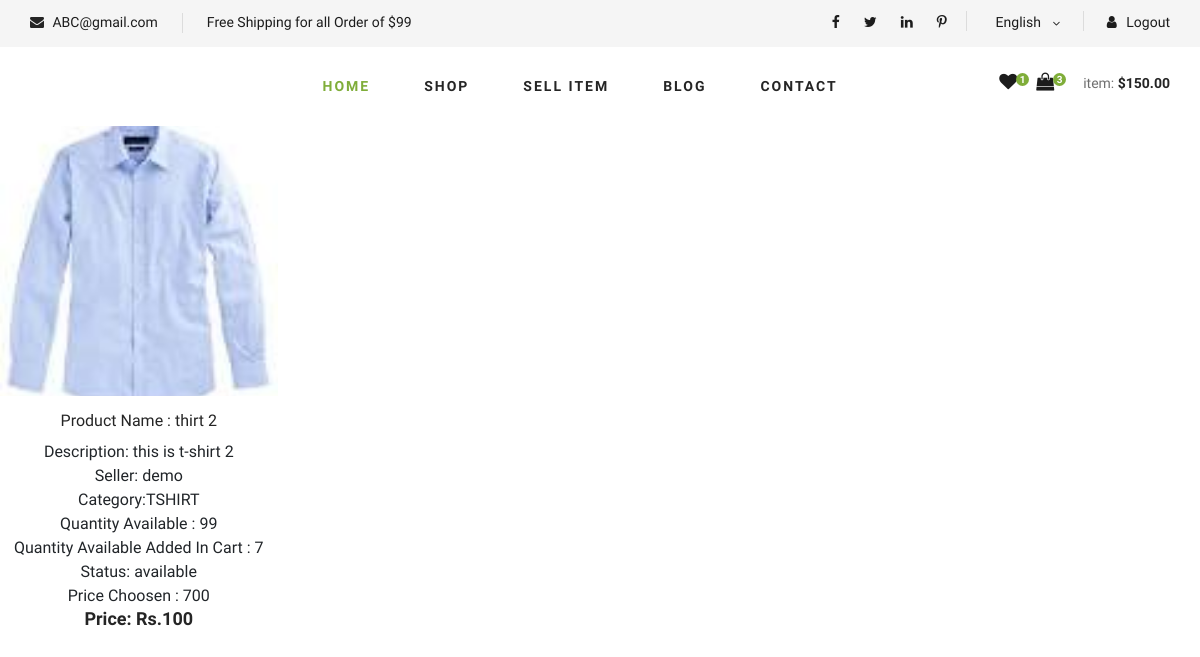
The page /my-cart/demo/ (signed in) on the database as committed earlier.
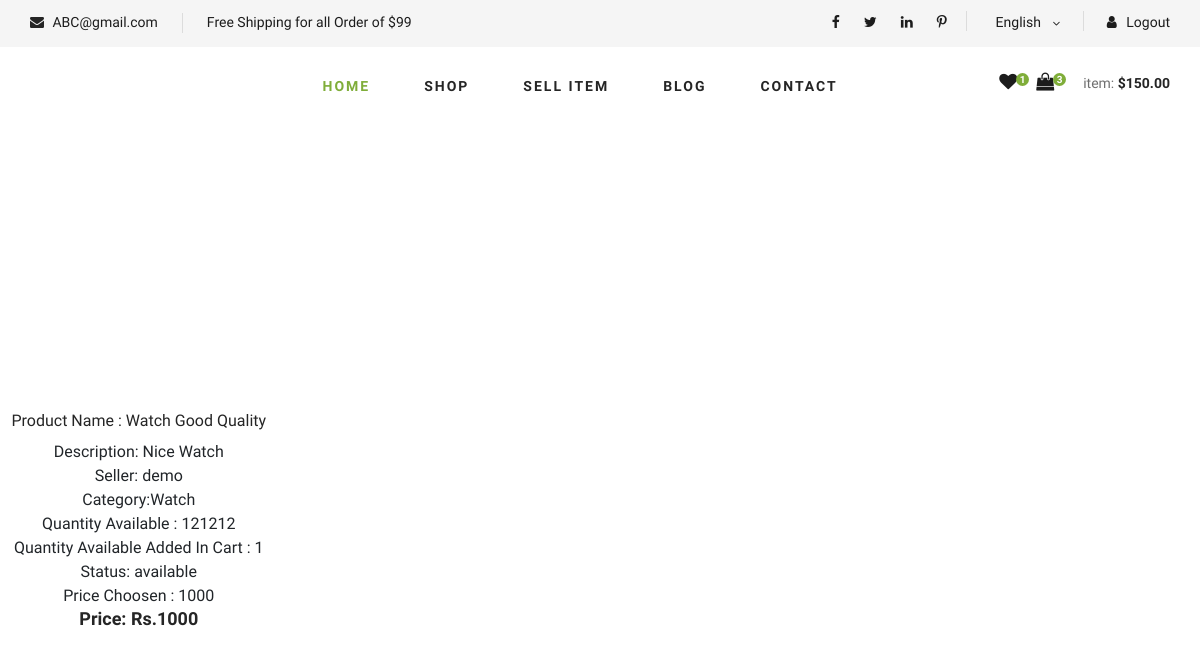
The same page on the database as committed later.
### product/models.py (models this page shows, shortened)
class Cart(models.Model):
    username=models.CharField(max_length=255)
    product=models.ForeignKey(Product,on_delete=models.CASCADE,related_name='cart')
    quantity=models.IntegerField()
    total_price=models.IntegerField()

class Product(models.Model):
    name=models.CharField(max_length=255)
    image1=models.ImageField(upload_to='images',blank=True,null=True)
    image2=models.ImageField(upload_to='images',blank=True,null=True)
    description=models.TextField()
    price=models.IntegerField()
    user=models.ForeignKey(settings.AUTH_USER_MODEL,on_delete=models.CASCADE,related_name='product')
    category=models.ForeignKey(Category,on_delete=models.CASCADE,related_name='product')
    quantity=models.IntegerField()
    status=models.CharField(max_length=100,choices=Status.choices,default=Status.AVAILABLE)

class Category(models.Model):
    name=models.CharField(max_length=255)
    image=models.ImageField(upload_to='images',blank=True,null=True)
    description=models.TextField()
    def __str__(self):
        return str(self.name)

### useraccount/models.py (models this page shows)
class User(AbstractUser):
    email=models.EmailField(unique=True)
    USERNAME_FIELD='email'
    REQUIRED_FIELDS=[]
    objects=CustomUserManager()
    class Meta:
        verbose_name='User'
        verbose_name_plural="Users"

### product/views.py (the view)
# urls.py: path('my-cart/<str:username>/',MyCart.as_view(),name="my_cart"),
class MyCart(LoginRequiredMixin,View):
    def get(self,request,username):
        if request.user.username != username:
            return redirect("product:home")
        context={
            "carts":Cart.objects.filter(username=username)
        }
        return render(request,"my_cart.html",context)

### product/templates/my_cart.html (shortened to what this page needs)
{% extends  'base.html' %}
{% load static %}
{% block content %}
<div class="row featured__filter">
    {% for cart in carts %}
        <div class="col-lg-3 col-md-4 col-sm-6 mix oranges fresh-meat">
            <div class="featured__item">
                <div class="featured__item__pic set-bg" id ='abcimage'data-setbg="{% if cart.product.image1 %}{{cart.product.image1.url}}{% endif %}">
                </div>
                <div class="featured__item__text">
                    <h6><a href="#">Product Name : {{cart.product.name}}</a></h6>
                    Description: {{cart.product.description}} <br>
                    Seller: {{cart.product.user.username }}  <br>
                    Category:{{cart.product.category}}<br>
                    Quantity Available : {{cart.product.quantity}} <br>
                    Quantity Available Added In Cart : {{cart.quantity}} <br>
                    Status: {{cart.product.status}} <br>
                    Price Choosen : {{ cart.total_price }}
                    <h5>Price: Rs.{{ cart.product.price }}</h5><br>
                </div>
            </div>
        </div>
        {% endfor %}
</div>
{% endblock content %}

Rows that differ between the two databases and show on the page:
removed Cart: product.name "thirt 2", product.description "this is t-shirt 2", product.user.username "demo", product.category "TSHIRT", product.quantity "99", quantity "7", product.status "available", total_price "700", product.price "100"
added Cart: product.name "Watch Good Quality", product.description "Nice Watch", product.user.username "demo", product.category "Watch", product.quantity "121212", quantity "1", product.status "available", total_price "1000", product.price "1000"
